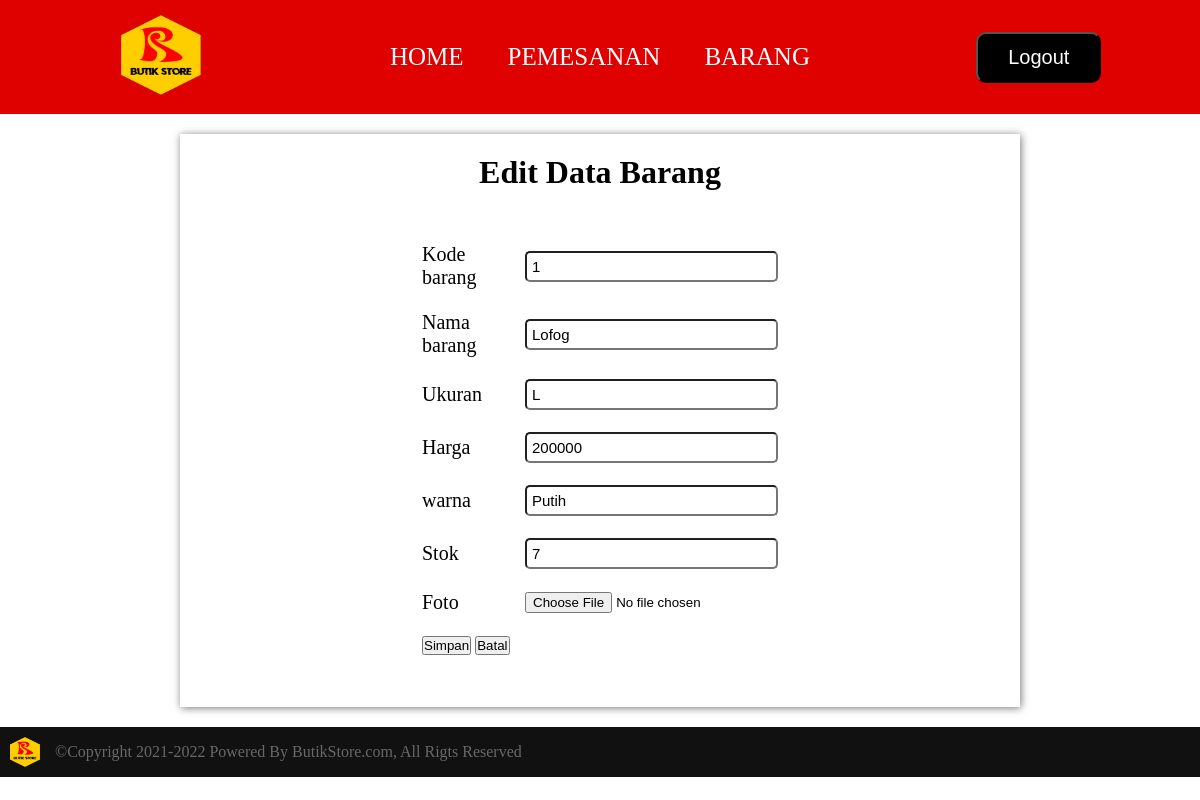
Screenshot of /admin/Barang/edit.php?kode_barang=1 with the database file from the repository.
### tables this page shows
CREATE TABLE `tb_barang` (
  `kode_barang` varchar(50) NOT NULL,
  `nama_barang` varchar(100) NOT NULL,
  `stok` int(11) DEFAULT NULL,
  `ukuran` char(2) NOT NULL,
  `harga` int(100) NOT NULL,
  `warna` varchar(50) NOT NULL,
  `gambar` text NOT NULL
);

### admin/Barang/Edit.php (the view, shortened to what this page needs)
<?php
    include '../../config.php';
    if(isset($_GET['kode_barang'])){
        $kode_barang = $_GET['kode_barang'];
        $select = mysqli_query($koneksi, "SELECT * FROM tb_barang WHERE kode_barang = '$kode_barang'");
        if(mysqli_num_rows($select) == 0){
            echo "Maaf, Terjadi kesalahan saat mencoba untuk menyimpan data ke database.";
            echo "<br><a href='input.php'>Kembali Ke Form</a>";
            exit();
        } else {
            $data = mysqli_fetch_assoc($select);
        }
    }
?>
<!DOCTYPE html>
<html lang="en">
<head>
    <link rel="stylesheet" href="style_inp.css">
</head>
<body>
    <header>
        <div class="logo">
            <img src="../../logolg.png" alt="" width="80px" height="80px">
        </div>
        <div class="nav">
            <ul>
                <a href="../home/Homeadmin.php">
                    <li>HOME</li>
                </a>
                <a href="../pemesanan/pemesanan.php">
                    <li>PEMESANAN</li>
                </a>
                <a href="../barang/barang.php">
                    <li>BARANG</li>
                </a>
            </ul>
        </div>
        <div class="logout">
            <button>Logout</button>
        </div>
    </header>
    <main>
        <div class="head">
            <div class="judul">
                <H1>Edit Data Barang</H1>
            </div>
        </div>
        <div class="form-input">
            <form method="post" action="proses_edit.php" enctype="multipart/form-data">
                <table cellpadding="8" border="0">
                    <tr>
                        <td class="nm">Kode barang</td>
                        <td class="inp"><input type="text" name="kode_barang" value="<?php echo $data['kode_barang'];?>"></td>
                    </tr>
                    <tr>
                        <td class="nm">Nama barang</td>
                        <td class="inp"><input type="text" name="nama_barang" value="<?php echo $data['nama_barang'];?>"></td>
                    </tr>
                    <tr>
                        <td class="nm">Ukuran</td>
                        <td class="inp"><input type="text" name="ukuran" value="<?php echo $data['ukuran'];?>"></td>
                    </tr>
                    <tr>
                        <td class="nm">Harga</td>
                        <td class="inp"><input type="text" name="harga" value="<?php echo $data['harga'];?>"></td>
                    </tr>
                    <tr>
                        <td class="nm">warna</td>
                        <td class="inp"><input type="text" name="warna" value="<?php echo $data['warna'];?>"></td>
                    </tr>
                    <tr>
                        <td class="nm">Stok</td>
                        <td class="inp"><input type="text" name="stok" value="<?php echo $data['stok'];?>"></td>
                    </tr>
                    <tr>
                        <td class="nm">Foto</td>
                        <td class="inp"><input type="file" name="gambar"></td>
                    </tr>
                    <tr>
                        <td colspan="2">
                            <a href="barang.php"></a><input type="submit" value="Simpan">
                            <a href="barang.php"></a><button>Batal</button>
                        </td>
                    </tr>
                </table>
        </div>
    </main>
    <div class="title"><img src="../logolg.png" alt="" width="30px" height="30px"><span>&copy;Copyright
            2021-2022 Powered By ButikStore.com, All Rigts Reserved</span></div>
</body>
</html>

### admin/Barang/style_inp.css (style rules this page uses)
* { margin: 0; padding: 0; box-sizing: border-box; }
header { padding: 15px; display: flex; align-items: center; background-color: rgb(223, 0, 0); }
header .logo { flex-basis: 25%; text-align: center; }
header .logout { flex-basis: 25%; text-align: center; }
header .nav { flex-basis: 50%; }
a { text-decoration: none; }
header .nav ul { text-align: center; }
header .nav ul li { display: inline-block; font-size: 25px; padding-right: 20px; color: white; padding-left: 20px; }
header .logout button { padding: 12px 30px; border-radius: 10px; font-size: 20px; background-color: black; color: white; }
main { width: 70%; margin: auto; padding: 20px; margin-top:20px ; margin-bottom:20px ; box-shadow: 1px 1px 8px rgba(0, 0, 0, 0.534); }
main .head { margin-bottom: 40px; align-items: center; }
main .head .judul { text-align: center; }
table { margin: 0px auto; width: 50%; margin-bottom: 20px; }
.nm { width: 40%; font-size: 20px; }
input[type="text"] { padding: 5px; width: 100%; border-radius: 5px; font-size: 15px; }
td { padding: 10px 20px; }
.title { display: flex; padding: 10px; align-items: center; background-color: rgb(17, 17, 17); color: rgb(104, 104, 104); }
.title img { margin-right: 15px; }

### rows the page displays
tb_barang: kode_barang "1", nama_barang "Lofog", ukuran "L", harga "200000", warna "Putih", stok "7"
